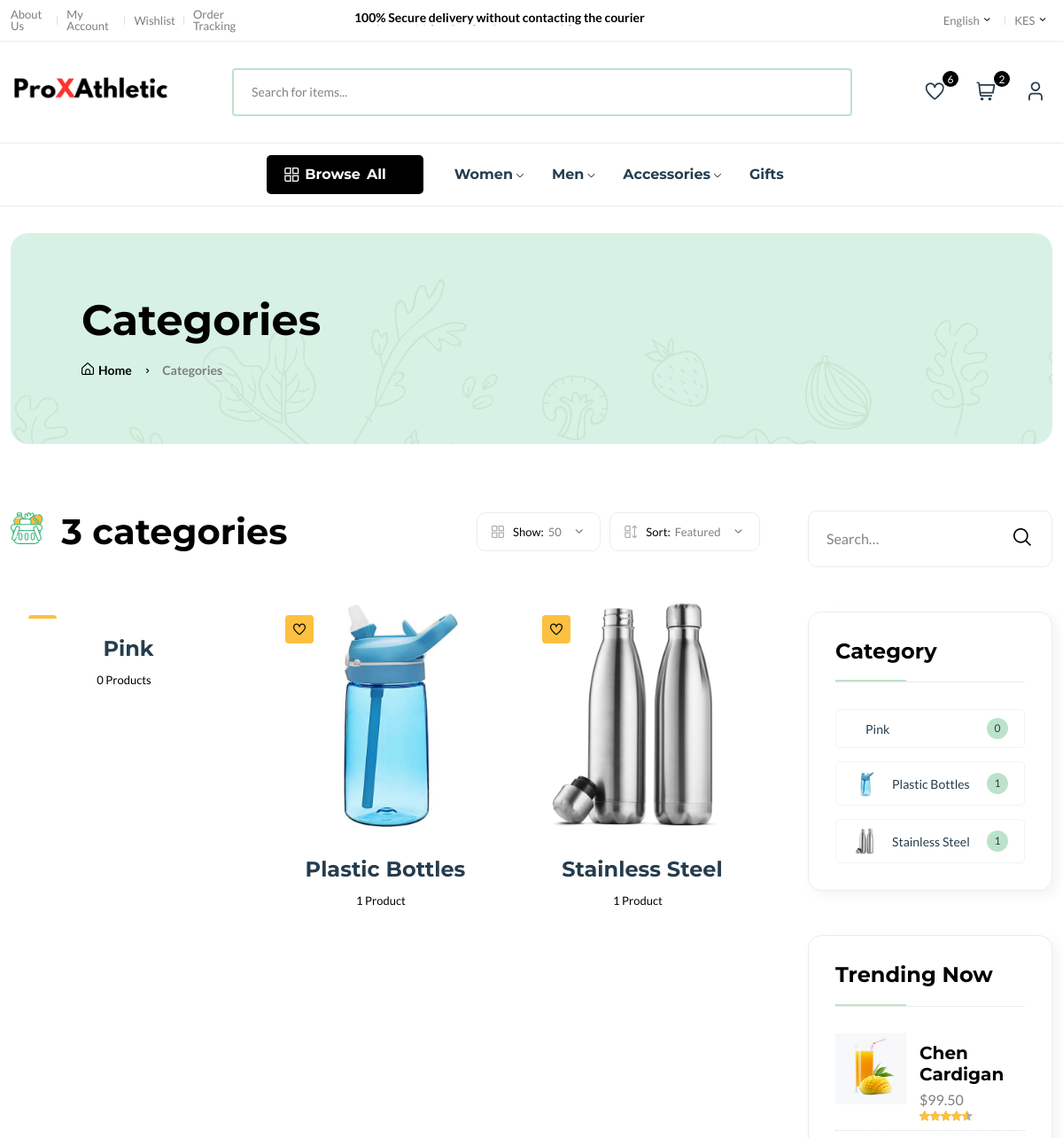
Before: /category/ (upper part) with the older database file.
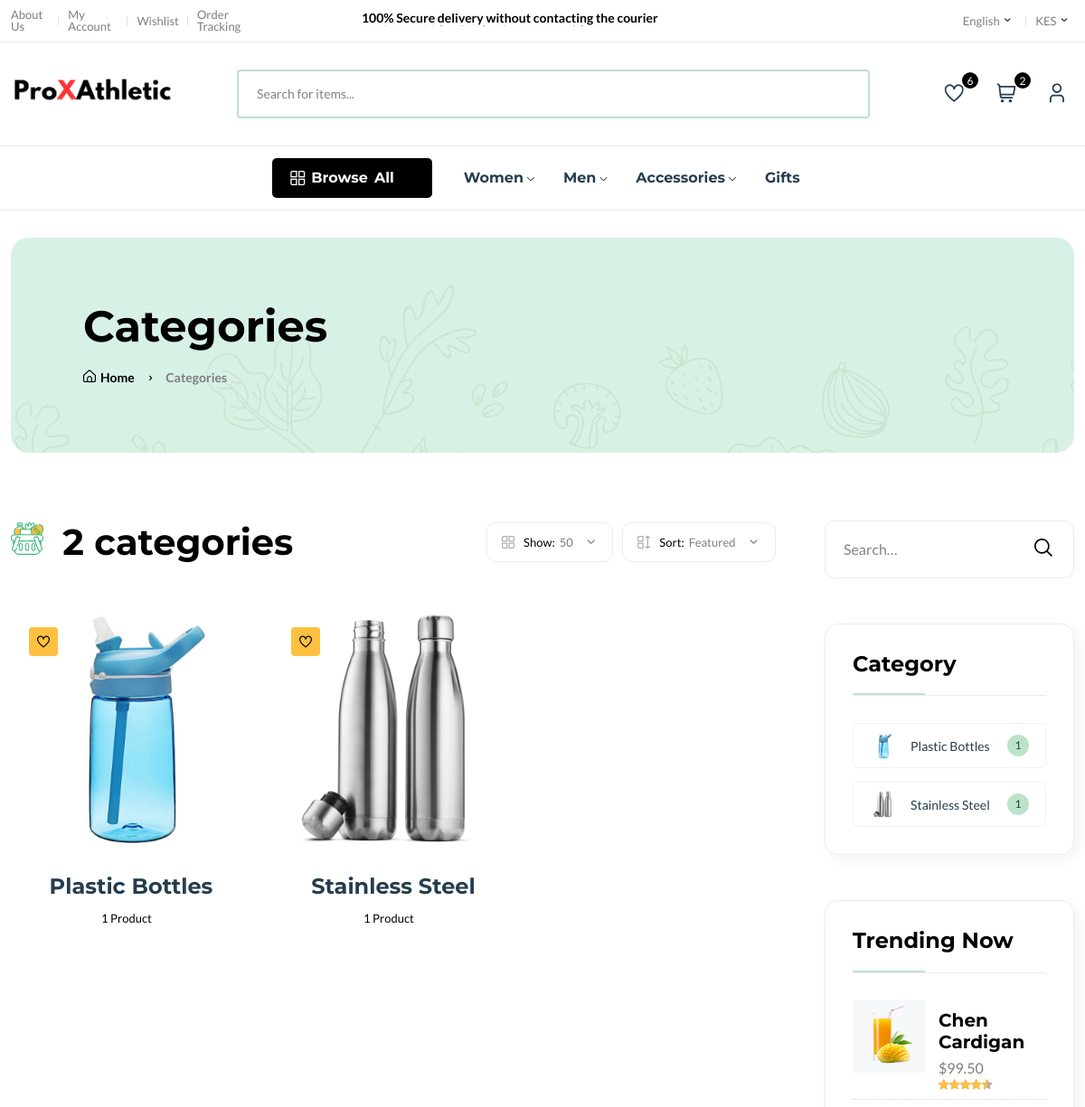
After: the same page with the newer database file.
### prossyApp/models.py (models this page shows, shortened)
class Category(models.Model):
    cid = ShortUUIDField(unique=True, length=10, max_length=20, prefix="cat", alphabet="abcdefg123456")
    title = models.CharField(max_length=100, default="Pink")
    image = models.ImageField(upload_to="category", default="category.jpg")
    class Meta:
        verbose_name_plural = "Categories"

### prossyApp/views.py (the view)
# urls.py: path("category/", category_list_view, name="category-list"),
def category_list_view(request):
    categories = Category.objects.all()
    context = {
        "categories": categories
    }
    return render(request, 'core/category-list.html', context)

### prossyApp/context_processor.py (called while the page is built)
def default(request):
    categories = Category.objects.all()
    try:
        address = Address.objects.get(user=request.user)
    except:
        address = None
    return {
        'categories': categories,
        'address':address,
    }

### templates/core/category-list.html (shortened to what the changed rows need)
    {% extends 'partials/base.html' %}
    {% load static %}
    {% block content %}
    <main class="main">
        <div class="page-header mt-30 mb-75">
            <div class="container">
                <div class="archive-header">
                    <div class="row align-items-center">
                        <div class="col-xl-3">
                            <h1 class="mb-15">Categories</h1>
                        </div>
                    </div>
                </div>
            </div>
        </div>
        <div class="page-content mb-50">
            <div class="container">
                <div class="row">
                    <div class="col-lg-9">
                        <div class="shop-product-fillter mb-50 pr-30">
                            <div class="totall-product">
                                <h2>
                                    <img class="w-36px mr-10" src="assets/imgs/theme/icons/category-1.svg" alt="" />
                                    {{categories.count}} categories
                                </h2>
                            </div>
                        </div>
                        <div class="loop-grid pr-30">
                            <div class="row">
                                {% for c in categories %}
                                <article class="col-xl-4 col-lg-6 col-md-6 text-center hover-up mb-30 animated">
                                    <div class="post-thumb">
                                        <a href="{% url 'prossyApp:category-product-list' c.cid %}">
                                            <img class="border-radius-15" src="{{c.image.url}}" alt="" />
                                        </a>
                                        <div class="entry-meta">
                                            <a class="entry-meta meta-2" href="blog-category-grid.html"><i class="fi-rs-heart"></i></a>
                                        </div>
                                    </div>
                                    <div class="entry-content-2">
                                        <h4 class="post-title mb-15">
                                            <a href="{% url 'prossyApp:category-product-list' c.cid %}">{{c.title}}</a>
                                        </h4>
                                        <div class="entry-meta font-xs color-grey mt-10 pb-10">
                                            <div>
                                                <span class="hit-count mr-10">{{c.category.count}} Product{{c.category.count|pluralize}}</span>
                                            </div>
                                        </div>
                                    </div>
                                </article>
                                {% endfor %}
                            </div>
                        </div>
                    </div>
                    <div class="col-lg-3 primary-sidebar sticky-sidebar">
                        <div class="widget-area">
                            <div class="sidebar-widget widget-category-2 mb-50">
                                <ul>
                                    {% for c in categories %}
                                    <li>
                                        <a href="shop-grid-right.html"> <img src="{{c.image.url}}" alt="" />{{c.title}}</a><span class="count">{{c.category.count}}</span>
                                    </li>
                                    {% endfor %}
                                </ul>
                            </div>
                        </div>
                    </div>
                </div>
            </div>
        </div>
    </main>
    {% endblock content %}

Changed rows visible on the page:
removed Category: title "Pink", category.count "0"
Other visible differences:
{{ categories.count }}: "3" → "2"
